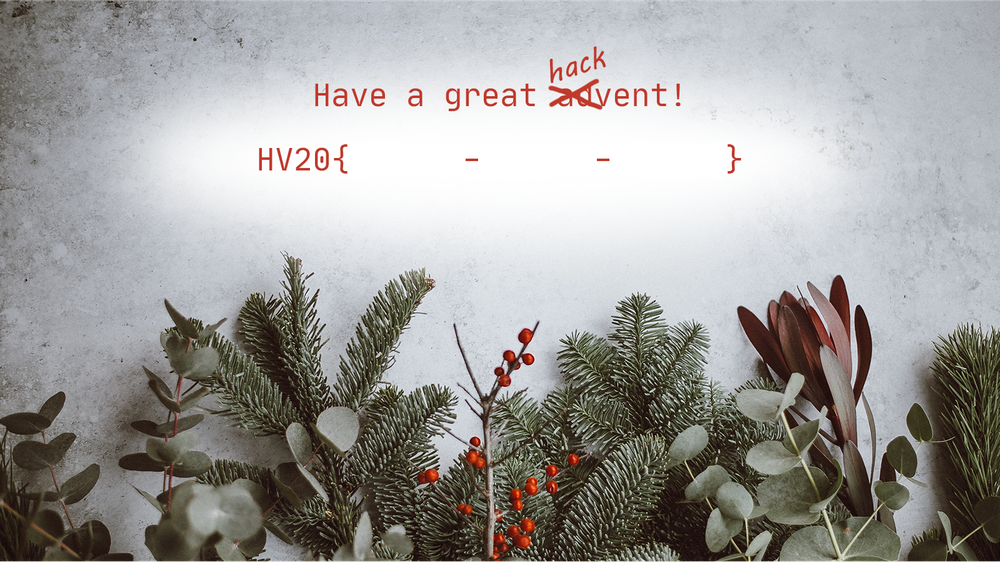
#> input picture 01/card.png, 1000 x 562 px, shrunk from 1600 x 900 before the run
$ python solve.py
#> lines starting #> are read from the running program, lines starting #| are printed output that depends on the picture
#!/usr/bin/python3
from PIL import Image

img = Image.open('card.png')
#> img is the input picture: PIL image 1000x562 RGBA; mean R, G, B, A 155.2, 153.6, 151.2, 249.2

szx, szy = img.size
#> szx = 1000; szy = 562
for x in range(szx):
    for y in range(szy):
        (r, g, b, a) = img.getpixel((x, y))
        img.putpixel((x, y), (r, g, b, 255))
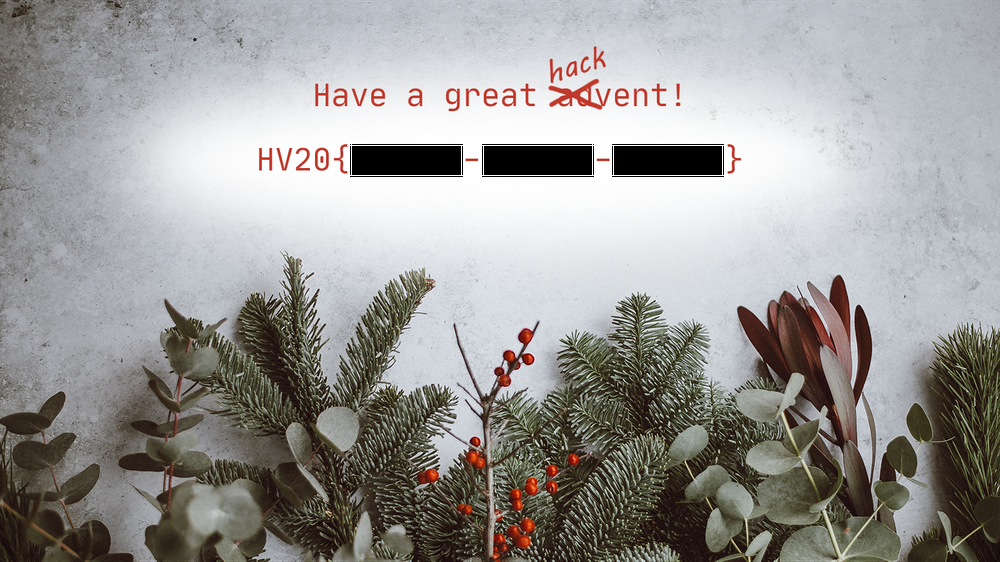
#> img: PIL image 1000x562 RGBA; mean R, G, B, A 155.2, 153.6, 151.2, 255

img.save('solved.png')
